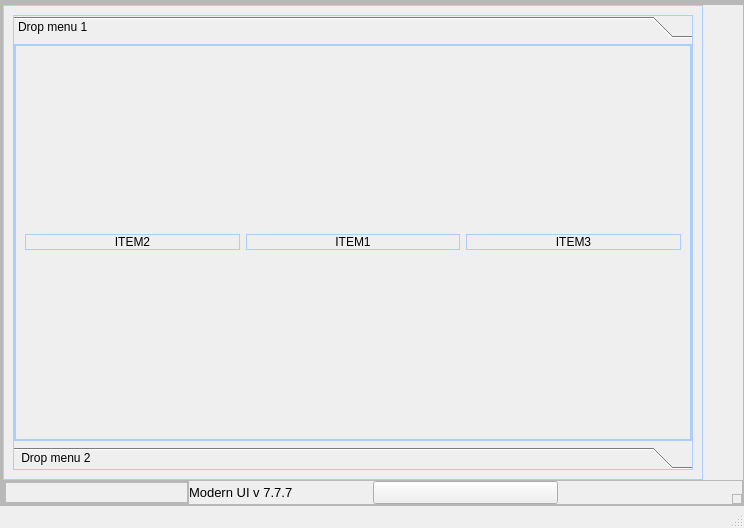
<?xml version="1.0" encoding="UTF-8"?>
<ui version="4.0">
 <class>MainWindow</class>
 <widget class="QMainWindow" name="MainWindow">
  <property name="geometry">
   <rect>
    <x>0</x>
    <y>0</y>
    <width>744</width>
    <height>528</height>
   </rect>
  </property>
  <property name="windowTitle">
   <string>MainWindow</string>
  </property>
  <property name="styleSheet">
   <string notr="true">background-colour: rgb(184, 255, 235);</string>
  </property>
  <widget class="QWidget" name="centralwidget">
   <layout class="QHBoxLayout" name="horizontalLayout">
    <property name="spacing">
     <number>0</number>
    </property>
    <property name="leftMargin">
     <number>0</number>
    </property>
    <property name="topMargin">
     <number>0</number>
    </property>
    <property name="rightMargin">
     <number>0</number>
    </property>
    <property name="bottomMargin">
     <number>0</number>
    </property>
    <item>
     <widget class="QFrame" name="slide_menu_container">
      <property name="maximumSize">
       <size>
        <width>200</width>
        <height>16777215</height>
       </size>
      </property>
      <property name="frameShape">
       <enum>QFrame::StyledPanel</enum>
      </property>
      <property name="frameShadow">
       <enum>QFrame::Raised</enum>
      </property>
      <layout class="QVBoxLayout" name="verticalLayout_2">
       <property name="spacing">
        <number>0</number>
       </property>
       <property name="leftMargin">
        <number>0</number>
       </property>
       <property name="topMargin">
        <number>0</number>
       </property>
       <property name="rightMargin">
        <number>0</number>
       </property>
       <property name="bottomMargin">
        <number>0</number>
       </property>
      </layout>
     </widget>
    </item>
    <item>
     <widget class="QFrame" name="main_body">
      <property name="font">
       <font>
        <pointsize>10</pointsize>
       </font>
      </property>
      <property name="frameShape">
       <enum>QFrame::StyledPanel</enum>
      </property>
      <property name="frameShadow">
       <enum>QFrame::Raised</enum>
      </property>
      <layout class="QVBoxLayout" name="verticalLayout">
       <property name="spacing">
        <number>0</number>
       </property>
       <property name="leftMargin">
        <number>0</number>
       </property>
       <property name="topMargin">
        <number>0</number>
       </property>
       <property name="rightMargin">
        <number>0</number>
       </property>
       <property name="bottomMargin">
        <number>0</number>
       </property>
       <item>
        <widget class="QFrame" name="headerU">
         <property name="maximumSize">
          <size>
           <width>16777215</width>
           <height>50</height>
          </size>
         </property>
         <property name="frameShape">
          <enum>QFrame::StyledPanel</enum>
         </property>
         <property name="frameShadow">
          <enum>QFrame::Raised</enum>
         </property>
         <layout class="QHBoxLayout" name="horizontalLayout_2">
          <property name="spacing">
           <number>0</number>
          </property>
          <property name="leftMargin">
           <number>0</number>
          </property>
          <property name="topMargin">
           <number>0</number>
          </property>
          <property name="rightMargin">
           <number>0</number>
          </property>
          <property name="bottomMargin">
           <number>0</number>
          </property>
          <item alignment="Qt::AlignTop">
           <widget class="QFrame" name="frame_2">
            <property name="maximumSize">
             <size>
              <width>80</width>
              <height>16777215</height>
             </size>
            </property>
            <property name="frameShape">
             <enum>QFrame::StyledPanel</enum>
            </property>
            <property name="frameShadow">
             <enum>QFrame::Raised</enum>
            </property>
            <layout class="QHBoxLayout" name="horizontalLayout_6">
             <property name="spacing">
              <number>0</number>
             </property>
             <property name="leftMargin">
              <number>0</number>
             </property>
             <property name="topMargin">
              <number>0</number>
             </property>
             <property name="rightMargin">
              <number>0</number>
             </property>
             <property name="bottomMargin">
              <number>0</number>
             </property>
            </layout>
           </widget>
          </item>
          <item alignment="Qt::AlignTop">
           <widget class="QFrame" name="frame_4">
            <property name="frameShape">
             <enum>QFrame::StyledPanel</enum>
            </property>
            <property name="frameShadow">
             <enum>QFrame::Raised</enum>
            </property>
            <layout class="QHBoxLayout" name="horizontalLayout_4">
             <property name="spacing">
              <number>0</number>
             </property>
             <property name="leftMargin">
              <number>0</number>
             </property>
             <property name="topMargin">
              <number>0</number>
             </property>
             <property name="rightMargin">
              <number>0</number>
             </property>
             <property name="bottomMargin">
              <number>0</number>
             </property>
            </layout>
           </widget>
          </item>
         </layout>
        </widget>
       </item>
       <item>
        <widget class="QFrame" name="frame_7">
         <property name="sizePolicy">
          <sizepolicy hsizetype="Preferred" vsizetype="Expanding">
           <horstretch>0</horstretch>
           <verstretch>0</verstretch>
          </sizepolicy>
         </property>
         <property name="maximumSize">
          <size>
           <width>700</width>
           <height>16777215</height>
          </size>
         </property>
         <property name="styleSheet">
          <string notr="true">border: 1px solid rgb(172, 205, 255);</string>
         </property>
         <property name="frameShape">
          <enum>QFrame::StyledPanel</enum>
         </property>
         <property name="frameShadow">
          <enum>QFrame::Raised</enum>
         </property>
         <layout class="QVBoxLayout" name="verticalLayout_6">
          <item>
           <widget class="QToolBox" name="toolBox">
            <property name="currentIndex">
             <number>0</number>
            </property>
            <widget class="QWidget" name="page">
             <property name="geometry">
              <rect>
               <x>0</x>
               <y>0</y>
               <width>676</width>
               <height>399</height>
              </rect>
             </property>
             <attribute name="icon">
              <iconset>
               <normaloff>:/icons/icons/chevron-down.svg</normaloff>:/icons/icons/chevron-down.svg</iconset>
             </attribute>
             <attribute name="label">
              <string>Drop menu 1</string>
             </attribute>
             <layout class="QVBoxLayout" name="verticalLayout_7">
              <property name="spacing">
               <number>0</number>
              </property>
              <property name="leftMargin">
               <number>0</number>
              </property>
              <property name="topMargin">
               <number>0</number>
              </property>
              <property name="rightMargin">
               <number>0</number>
              </property>
              <property name="bottomMargin">
               <number>0</number>
              </property>
              <item>
               <widget class="QFrame" name="frame_9">
                <property name="frameShape">
                 <enum>QFrame::StyledPanel</enum>
                </property>
                <property name="frameShadow">
                 <enum>QFrame::Raised</enum>
                </property>
                <layout class="QHBoxLayout" name="horizontalLayout_9">
                 <item>
                  <widget class="QPushButton" name="pushButton_11">
                   <property name="text">
                    <string>ITEM2</string>
                   </property>
                   <property name="icon">
                    <iconset>
                     <normaloff>:/icons/icons/bar-chart-2.svg</normaloff>:/icons/icons/bar-chart-2.svg</iconset>
                   </property>
                   <property name="iconSize">
                    <size>
                     <width>32</width>
                     <height>32</height>
                    </size>
                   </property>
                  </widget>
                 </item>
                 <item>
                  <widget class="QPushButton" name="pushButton_10">
                   <property name="text">
                    <string>ITEM1</string>
                   </property>
                   <property name="icon">
                    <iconset>
                     <normaloff>:/icons/icons/alert-triangle.svg</normaloff>:/icons/icons/alert-triangle.svg</iconset>
                   </property>
                   <property name="iconSize">
                    <size>
                     <width>32</width>
                     <height>32</height>
                    </size>
                   </property>
                  </widget>
                 </item>
                 <item>
                  <widget class="QPushButton" name="pushButton_12">
                   <property name="text">
                    <string>ITEM3</string>
                   </property>
                   <property name="icon">
                    <iconset>
                     <normaloff>:/icons/icons/key.svg</normaloff>:/icons/icons/key.svg</iconset>
                   </property>
                   <property name="iconSize">
                    <size>
                     <width>32</width>
                     <height>32</height>
                    </size>
                   </property>
                  </widget>
                 </item>
                </layout>
               </widget>
              </item>
             </layout>
            </widget>
            <widget class="QWidget" name="page_2">
             <property name="geometry">
              <rect>
               <x>0</x>
               <y>0</y>
               <width>676</width>
               <height>399</height>
              </rect>
             </property>
             <attribute name="icon">
              <iconset>
               <normaloff>:/icons/icons/chevron-down.svg</normaloff>:/icons/icons/chevron-down.svg</iconset>
             </attribute>
             <attribute name="label">
              <string> Drop menu 2</string>
             </attribute>
             <layout class="QVBoxLayout" name="verticalLayout_8">
              <property name="spacing">
               <number>0</number>
              </property>
              <property name="leftMargin">
               <number>0</number>
              </property>
              <property name="topMargin">
               <number>0</number>
              </property>
              <property name="rightMargin">
               <number>0</number>
              </property>
              <property name="bottomMargin">
               <number>0</number>
              </property>
              <item>
               <widget class="QFrame" name="frame_10">
                <property name="frameShape">
                 <enum>QFrame::StyledPanel</enum>
                </property>
                <property name="frameShadow">
                 <enum>QFrame::Raised</enum>
                </property>
                <widget class="QPushButton" name="pushButton_14">
                 <property name="geometry">
                  <rect>
                   <x>0</x>
                   <y>183</y>
                   <width>158</width>
                   <height>31</height>
                  </rect>
                 </property>
                 <property name="text">
                  <string>SUB MENU 2</string>
                 </property>
                 <property name="icon">
                  <iconset>
                   <normaloff>:/icons/icons/phone-call.svg</normaloff>:/icons/icons/phone-call.svg</iconset>
                 </property>
                 <property name="iconSize">
                  <size>
                   <width>32</width>
                   <height>32</height>
                  </size>
                 </property>
                </widget>
                <widget class="QPushButton" name="pushButton_13">
                 <property name="geometry">
                  <rect>
                   <x>0</x>
                   <y>54</y>
                   <width>158</width>
                   <height>31</height>
                  </rect>
                 </property>
                 <property name="text">
                  <string>SUB MENU</string>
                 </property>
                 <property name="icon">
                  <iconset>
                   <normaloff>:/icons/icons/mail.svg</normaloff>:/icons/icons/mail.svg</iconset>
                 </property>
                 <property name="iconSize">
                  <size>
                   <width>32</width>
                   <height>32</height>
                  </size>
                 </property>
                </widget>
               </widget>
              </item>
             </layout>
            </widget>
           </widget>
          </item>
         </layout>
        </widget>
       </item>
       <item alignment="Qt::AlignBottom">
        <widget class="QFrame" name="footer">
         <property name="frameShape">
          <enum>QFrame::StyledPanel</enum>
         </property>
         <property name="frameShadow">
          <enum>QFrame::Raised</enum>
         </property>
         <layout class="QHBoxLayout" name="horizontalLayout_3">
          <property name="spacing">
           <number>0</number>
          </property>
          <property name="leftMargin">
           <number>0</number>
          </property>
          <property name="topMargin">
           <number>0</number>
          </property>
          <property name="rightMargin">
           <number>0</number>
          </property>
          <property name="bottomMargin">
           <number>0</number>
          </property>
          <item>
           <widget class="QFrame" name="frame_6">
            <property name="frameShape">
             <enum>QFrame::StyledPanel</enum>
            </property>
            <property name="frameShadow">
             <enum>QFrame::Raised</enum>
            </property>
            <layout class="QVBoxLayout" name="verticalLayout_3">
             <property name="spacing">
              <number>0</number>
             </property>
             <property name="leftMargin">
              <number>0</number>
             </property>
             <property name="topMargin">
              <number>0</number>
             </property>
             <property name="rightMargin">
              <number>0</number>
             </property>
             <property name="bottomMargin">
              <number>0</number>
             </property>
             <item>
              <widget class="QFrame" name="frame_5">
               <property name="frameShape">
                <enum>QFrame::StyledPanel</enum>
               </property>
               <property name="frameShadow">
                <enum>QFrame::Raised</enum>
               </property>
               <layout class="QVBoxLayout" name="verticalLayout_4">
                <property name="spacing">
                 <number>0</number>
                </property>
                <property name="leftMargin">
                 <number>0</number>
                </property>
                <property name="topMargin">
                 <number>0</number>
                </property>
                <property name="rightMargin">
                 <number>0</number>
                </property>
                <property name="bottomMargin">
                 <number>0</number>
                </property>
               </layout>
              </widget>
             </item>
            </layout>
           </widget>
          </item>
          <item>
           <widget class="QLabel" name="label">
            <property name="text">
             <string>Modern UI v 7.7.7</string>
            </property>
           </widget>
          </item>
          <item>
           <widget class="QPushButton" name="pushButton_7">
            <property name="text">
             <string/>
            </property>
            <property name="icon">
             <iconset>
              <normaloff>:/icons/icons/box.svg</normaloff>:/icons/icons/box.svg</iconset>
            </property>
           </widget>
          </item>
          <item alignment="Qt::AlignRight|Qt::AlignBottom">
           <widget class="QFrame" name="size_grip">
            <property name="minimumSize">
             <size>
              <width>10</width>
              <height>10</height>
             </size>
            </property>
            <property name="maximumSize">
             <size>
              <width>10</width>
              <height>10</height>
             </size>
            </property>
            <property name="frameShape">
             <enum>QFrame::StyledPanel</enum>
            </property>
            <property name="frameShadow">
             <enum>QFrame::Raised</enum>
            </property>
           </widget>
          </item>
         </layout>
        </widget>
       </item>
      </layout>
     </widget>
    </item>
   </layout>
  </widget>
  <widget class="QStatusBar" name="statusbar"/>
 </widget>
 <resources>
  <include location="icons.qrc"/>
 </resources>
 <connections/>
</ui>
